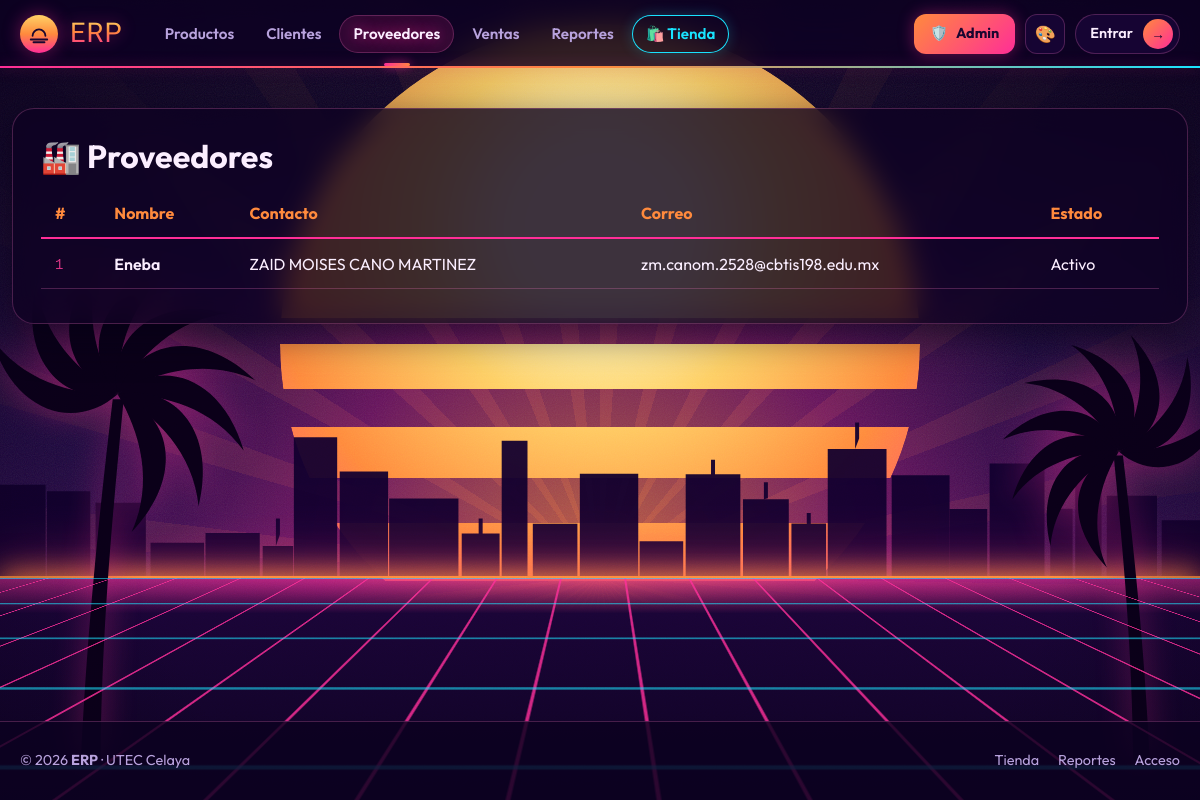
The app's page /proveedores/lista/ with its own data.
### proveedores/models.py (models this page shows)
class Proveedor(models.Model):
    nombre   = models.CharField(
        max_length=150, verbose_name='Nombre'
    )
    contacto = models.CharField(
        max_length=100, blank=True, verbose_name='Persona de contacto'
    )
    correo   = models.EmailField(
        unique=True, verbose_name='Correo electrónico'
    )
    telefono = models.CharField(
        max_length=20, blank=True, verbose_name='Teléfono'
    )
    activo   = models.BooleanField(
        default=True, verbose_name='Activo'
    )
    creado   = models.DateTimeField(
        auto_now_add=True, verbose_name='Fecha de registro'
    )
    class Meta:
        verbose_name        = 'Proveedor'
        verbose_name_plural = 'Proveedores'
        ordering            = ['nombre']

### proveedores/views.py (the view)
# urls.py: path('lista/',          views.ProveedorListView.as_view(),   name='lista'),
class ProveedorListView(ListView):
    model = Proveedor
    template_name = 'proveedores/lista.html'
    context_object_name = 'proveedores'
    paginate_by = 20
    def get_queryset(self):
        return Proveedor.objects.filter(activo=True).order_by('nombre')

### proveedores/templates/proveedores/lista.html (shortened to what this page needs)
{% extends "base.html" %}
{% block nav_proveedores %}active{% endblock %}
{% block content %}
<div class="erp-page-title">
    <h2>🏭 Proveedores</h2>
</div>
{% if proveedores %}
<table class="erp-table">
    <thead>
        <tr>
            <th>#</th><th>Nombre</th><th>Contacto</th>
            <th>Correo</th><th>Estado</th>
        </tr>
    </thead>
    <tbody>
        {% for p in proveedores %}
        <tr>
            <td><code>{{ p.pk }}</code></td>
            <td>
                <a href="{% url 'proveedores:detalle' p.pk %}"
                   style="color:var(--clr-royal);font-weight:600;">
                    {{ p.nombre }}
                </a>
            </td>
            <td>{{ p.contacto|default:"—" }}</td>
            <td>{{ p.correo }}</td>
            <td>
                {% if p.activo %}
                    <span class="badge-erp-active">Activo</span>
                {% else %}
                    <span class="badge-erp-inactive">Inactivo</span>
                {% endif %}
            </td>
        </tr>
        {% endfor %}
    </tbody>
</table>
{% else %}
<div class="erp-alert-info">No hay proveedores registrados aún.</div>
{% endif %}
{% endblock %}

### static/erp_base.css (style rules this page uses)
:root, [data-theme="dark"] { --bg: #0a0a0d; --surface: #15151b; --border: #2a2a33; --text: #e8e8ee; --muted: #9a9aa8; --accent: #f5a524; }
body { background: var(--bg); color: var(--text); font-family: "Inter", system-ui, sans-serif; min-height: 100vh; display: flex; flex-direction: column; }
a { color: var(--accent); }

### static/gta6.css (style rules this page uses)
:root { --mx: 0; --my: 0; --gta-sil: #12002e; --gta-hor: 255, 140, 60; --gta-grid: 255, 46, 151; }
html[data-theme="dark"] { --gx-sky: linear-gradient(180deg, #12002e 0%, #3a0a5c 28%, #a21d72 50%, #ff4d8a 63%, #ff9a3c 72%, #ff9a3c 100%); }
html body::before, html body::after { display: none; }

### templates/base.html (style rules this page uses)
:root, :root[data-palette="vice"] { --gx-bg: #0d0221; --gx-surface: rgba(30,8,62,.62); --gx-surface-2: rgba(255,46,151,.14); --gx-border: rgba(255,120,200,.24); --gx-text: #fbeeff; --gx-muted: #b8a2dd; --gx-accent: #ff2e97; --gx-accent-rgb: 255,46,151; --gx-accent-2: #ff8a3d; --gx-cyan: #19e3ff; --gx-cyan-rgb: 25,227,255; --gx-on-accent: #1a0630; --gx-header-bg: rgba(13,2,33,.84); --gx-glow: rgba(255,46,151,.40); --gx-shadow: 0 10px 40px rgba(5,0,20,.6); --gx-neon: 0 0 14px rgba(255,46,151,.7); --gx-sky: linear-gradient(180deg, #0d0221 0%, #1d0540 55%, #4a0f5c 100%); --gx-grid-opacity: .5; --gx-sun-opacity: .38; --gta-grid: 255,46,151; --brand-1: #ffd166; --brand-2: #ff8a3d; --brand-3: #ff2e97; --sun-1: #ffd166; --sun-2: #ff8a3d; --sun-3: #ff2e97; --m1: #ff2e97; --m2: #ff8a3d; --m3: #ffd166; --m4: #19e3ff; --m5: #b04cff; --m6: #2ee59d; --ok: #2ee59d; --palm: #07010f; --palm-op: .9; --hero-sun-op: .95; }
:root[data-theme="dark"] { color-scheme: dark; }
html { scroll-behavior: smooth; }
body { margin: 0; min-height: 100vh; display: flex; flex-direction: column; font-family: 'Outfit', system-ui, sans-serif; color: var(--gx-text); background: var(--gx-sky); background-attachment: fixed; -webkit-font-smoothing: antialiased; }
body::before { content: ""; position: fixed; left: -20%; right: -20%; bottom: 0; height: 48vh; z-index: -1; pointer-events: none; background: linear-gradient(to right, rgba(var(--gx-accent-rgb),.55) 1px, transparent 1px) 0 0 / 64px 100%, linear-gradient(to bottom, rgba(var(--gx-cyan-rgb),.40) 1px, transparent 1px) 0 0 / 100% 44px; transform: perspective(380px) rotateX(62deg); transform-origin: center bottom; -webkit-mask-image: linear-gradient(to top, #000 15%, transparent 95%); mask-image: linear-gradient(to top, #000 15%, transparent 95%); opacity: var(--gx-grid-opacity); }
body::after { content: ""; position: fixed; left: 50%; bottom: 16vh; width: min(340px, 70vw); aspect-ratio: 1; transform: translateX(-50%); border-radius: 50%; z-index: -1; pointer-events: none; background: linear-gradient(180deg, var(--sun-1) 0%, var(--sun-2) 45%, var(--sun-3) 100%); -webkit-mask-image: linear-gradient(#000 0 52%, transparent 52% 56%, #000 56% 64%, transparent 64% 69%, #000 69% 77%, transparent 77% 83%, #000 83% 91%, transparent 91% 98%, #000 98%); mask-image: linear-gradient(#000 0 52%, transparent 52% 56%, #000 56% 64%, transparent 64% 69%, #000 69% 77%, transparent 77% 83%, #000 83% 91%, transparent 91% 98%, #000 98%); opacity: var(--gx-sun-opacity); }
:where(.gx-main) h2, :where(.gx-main) h3 { font-weight: 700; }
:where(.gx-main) a { color: var(--gx-cyan); text-decoration: none; }
:where(.gx-main) table { width: 100%; border-collapse: collapse; margin-top: 14px; }
:where(.gx-main) th { text-align: left; padding: 12px 14px; font-weight: 700; color: var(--gx-accent-2); border-bottom: 2px solid var(--gx-accent); }
:where(.gx-main) td { padding: 12px 14px; border-bottom: 1px solid var(--gx-border); }

### records on screen
Proveedor: pk "1", nombre "Eneba", contacto "ZAID MOISES CANO MARTINEZ", correo "zm.canom.2528@cbtis198.edu.mx", activo "Activo"
